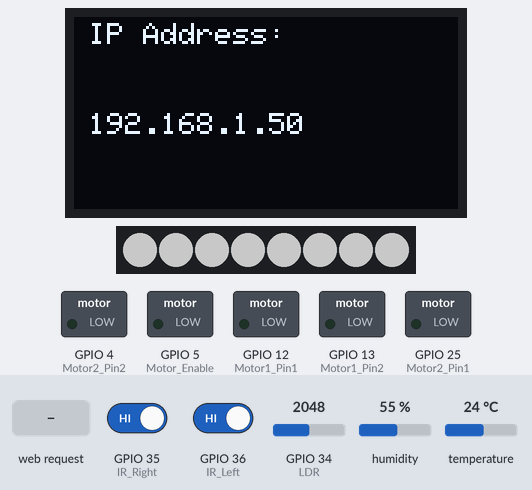
Bench run of a sketch on a simulated ESP32. Shown: 128×64 one-colour display, 8 RGB LEDs in strip order, left to right, switched loads named in the sketch (green lamp = pin HIGH). The inputs (shaded band) are chosen by the test bench; at power-on: GPIO 34 (LDR) = 2048, GPIO 35 (IR_Right) HIGH, GPIO 36 (IR_Left) HIGH, humidity 55 %, temperature 24 °C. Dim RGB values are drawn brighter than linear; WiFi joins after 1.5 s; servers stay silent unless stated; what the sketch prints to the serial monitor is not drawn.

Above: at 2.7 s.
2.8 s: GPIO 34 (LDR) set to 1965
At 3.4 s:
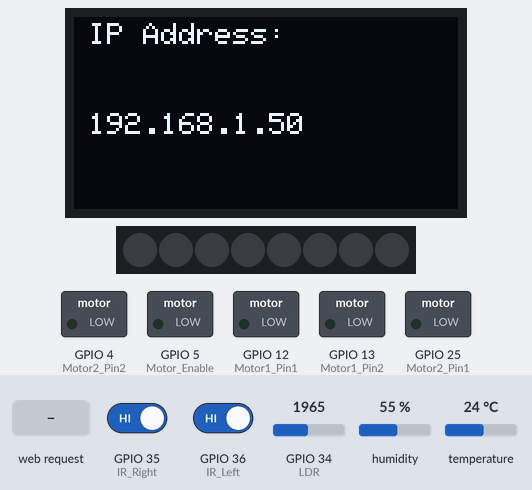
4.3 s: HTTP request GET /drive?auto=120&command=120 received
At 5.2 s:
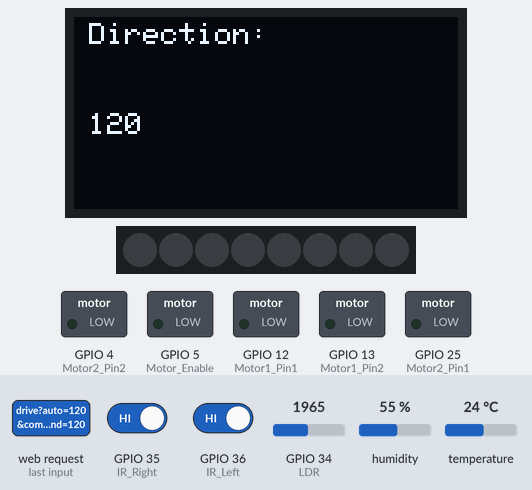
5.8 s: GPIO 34 (LDR) set to 2040
At 6.4 s:
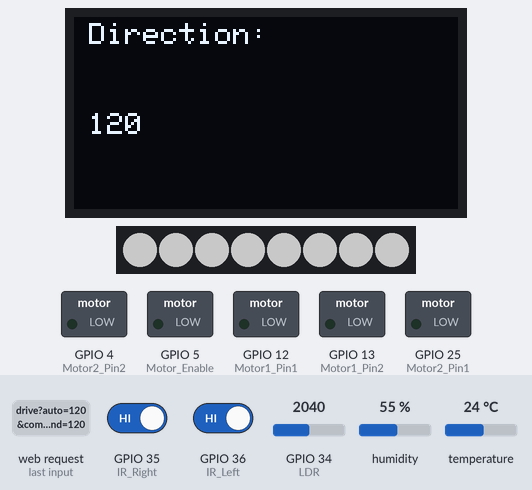
7.3 s: HTTP request GET /mode?auto=true received
At 8.5 s:
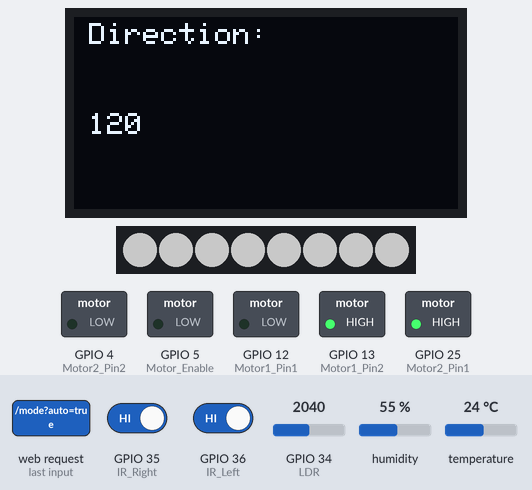
8.8 s: GPIO 35 (IR_Right) driven LOW
At 9.3 s:
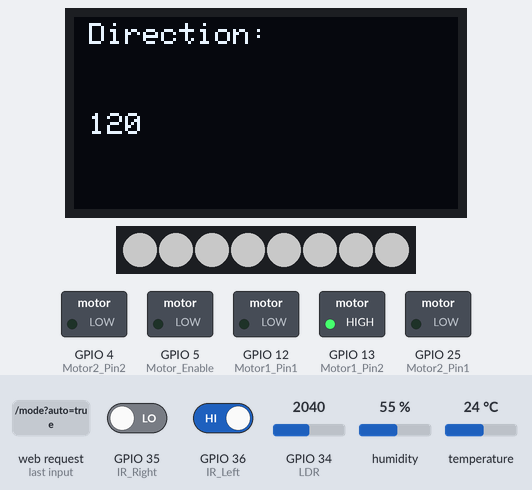
10.3 s: GPIO 34 (LDR) set to 1960
At 11.7 s:
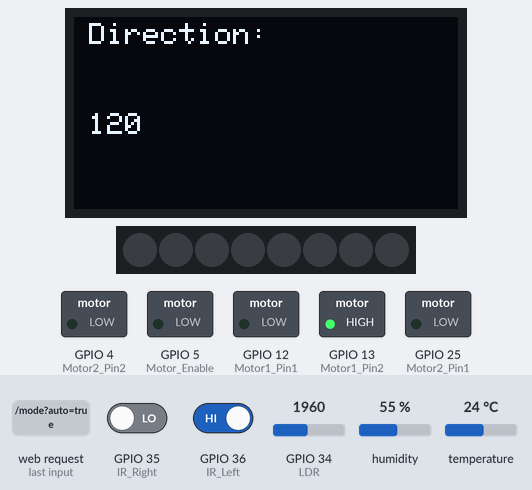
Timing chart, 0 to 12.8 s (numbered marks = the images above; inputs shaded):
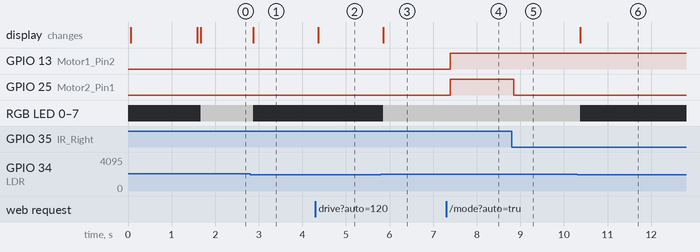

The sketch:

roadeCodeArduino.ino
```cpp
/*
  Road-E Project - Electronics
  author: Ariel Gal
  date: 30-04-2026

  Changes As Date 30-04:
  1. THE CODE IS FINALLY DONE

*/

// Libraries
#include <Wire.h>               // Apply I2C
#include <WiFi.h>               // WIFI
#include <Adafruit_AHTX0.h>     // AHT10
#include <ESP32Servo.h>         // Motor Servo
#include <Adafruit_GFX.h>       // Graphic Screen
#include <Adafruit_SH110X.h>    // Graphic Screen
#include <Adafruit_NeoPixel.h>  // NeoLed
#include <ESPAsyncWebServer.h>  // Host Web Site On ESP

// --- Placeholder HTML for Web Server ---
const char index_html[] PROGMEM = R"rawliteral(
<!DOCTYPE HTML><html>
<head>
  <title>Road-E Dashboard</title>
  <meta name="viewport" content="width=device-width, initial-scale=1">
</head>
<body>
  <h1>Road-E Control Panel</h1>
  <p>System is online.</p>
</body>
</html>
)rawliteral";
// ---------------------------------------

// WiFi Settings
const char *ssid = "d";
const char *password = "arch8912";
AsyncWebServer server(80);

// I2C Defines
#define i2c_Address 0x3c  // i2c for screen and AHT10

// --- MOTOR PINS ---
#define Motor_Enable 5
#define Motor1_Pin1 12
#define Motor1_Pin2 13
#define Motor2_Pin1 25
#define Motor2_Pin2 4

// PWM Settings
#define Frequency 30000
const int resolution = 8;
const int motorSpeed = 80;
const int pwmChannel = 0;

// OLED Screen Defines
#define Screen_Width 128
#define Screen_Height 64
#define OLED_Reset -1
Adafruit_SH1106G display = Adafruit_SH1106G(Screen_Width, Screen_Height, &Wire, OLED_Reset);

// NeoLED Defines
#define NeoLed_Pin 14
#define NumPixels 8
Adafruit_NeoPixel pixels = Adafruit_NeoPixel(NumPixels, NeoLed_Pin, NEO_GRB + NEO_KHZ800);

// HC-SR04
#define Echo_Pin 33
#define Trig_Pin 32

// IR Sensors
#define IR_Left 36
#define IR_Right 35

// AHT10
Adafruit_AHTX0 aht;

// Servo
Servo myServo;
#define Servo_Pin 18

// LDR
#define LDR 34

// Counters, Checkers & Global States
int angle = 180;                   // check for angle of servo
volatile bool isAutoMode = false;  // switcher between AUTO to MANUAL mode
int servoStep = -2;                // stepper for servo rotate
float h = 0.0;                     // for humidity
float t = 0.0;                     // for temperature
const int black = 1;
const int white = 0;

// Function Declarations
void DisplayMessage(String row1, String row2);
int getAngle(int currAngle);
char getIrDirection(int left, int right);
void setColor(int red, int green, int blue);
void moveForward();
void turnRight();
void turnLeft();
void stopCar();
void moveBackward();

void setup() {
  Serial.begin(9600);

  // IR
  pinMode(IR_Left, INPUT);
  pinMode(IR_Right, INPUT);

  // HC-SR04
  pinMode(Echo_Pin, INPUT);
  pinMode(Trig_Pin, OUTPUT);
/*
  // Servo
  myServo.attach(Servo_Pin);
  myServo.write(0);
  delay(500);
  myServo.write(180);
  delay(500);
  myServo.write(90);
*/

  // OLED
  display.begin(i2c_Address, true);
  display.clearDisplay();
  display.display();
  display.setTextColor(SH110X_WHITE, SH110X_BLACK);

  // LDR
  pinMode(LDR, INPUT);

  // AHT10
  if (!aht.begin()) {
    Serial.println("Could Not Find AHT10 Sensor!");
    while (1) delay(10);
  }

  // Neo Led
  pixels.begin();
  pixels.clear();
  pixels.show();

  // Connect Motors
  pinMode(Motor1_Pin1, OUTPUT);
  pinMode(Motor1_Pin2, OUTPUT);
  pinMode(Motor2_Pin1, OUTPUT);
  pinMode(Motor2_Pin2, OUTPUT);

  // Set PWM
  ledcSetup(pwmChannel, Frequency, resolution);
  ledcAttachPin(Motor_Enable, pwmChannel);
  stopCar(); // Ensure car is stopped on boot

  // WiFi Connection
  WiFi.begin(ssid, password);
  Serial.print("Connecting to WiFi");
  while (WiFi.status() != WL_CONNECTED) {
    delay(500);
    Serial.print(".");
  }
  Serial.println("\nConnected to WiFi!");
  Serial.print("IP Address: ");
  Serial.println(WiFi.localIP());
  DisplayMessage("IP Address: ", WiFi.localIP().toString());

  DefaultHeaders::Instance().addHeader("Access-Control-Allow-Origin", "*");
  DefaultHeaders::Instance().addHeader("Access-Control-Allow-Methods", "GET, POST, OPTIONS");
  DefaultHeaders::Instance().addHeader("Access-Control-Allow-Headers", "*");

  server.onNotFound([](AsyncWebServerRequest *request) {
    if (request->method() == HTTP_OPTIONS) {
      request->send(200);
    } else {
      request->send(404);
    }
  });

  // Serve the Web Page
  server.on("/", HTTP_GET, [](AsyncWebServerRequest *request) {
    request->send_P(200, "text/html", index_html);
  });

  server.on("/status", HTTP_GET, [](AsyncWebServerRequest *request) {
    String json = "{\"status\":\"Active\",\"temp\":" + String(t) + ",\"hum\":" + String(h) + ",\"lat\":32.0853,\"lng\":34.7818}";
    request->send(200, "application/json", json);
  });

  // Handle Mode Toggle
  server.on("/mode", HTTP_GET, [](AsyncWebServerRequest *request) {
    if (request->hasParam("auto")) {
      String autoParam = request->getParam("auto")->value();
      autoParam.toLowerCase();

      isAutoMode = (autoParam == "true" || autoParam == "1");

      stopCar();  // Always stop safely when switching modes
      Serial.println(isAutoMode ? "Switched to AUTO" : "Switched to MANUAL");

      request->send(200, "text/plain", "Mode updated");
    } else {
      request->send(400, "text/plain", "Missing auto parameter");
    }
  });

  // Handle Manual Drive Commands
  server.on("/drive", HTTP_GET, [](AsyncWebServerRequest *request) {
    if (isAutoMode) {
      request->send(403, "text/plain", "Ignored: Car is in Auto Mode");
      return;
    }

    if (request->hasParam("command")) {
      String cmd = request->getParam("command")->value();
      DisplayMessage("Direction: ", cmd);

      if (cmd == "F") moveForward();
      else if (cmd == "B") moveBackward();
      else if (cmd == "R") turnRight();
      else if (cmd == "L") turnLeft();
      else stopCar();

      request->send(200, "text/plain", "OK");
    } else {
      request->send(400, "text/plain", "Missing Command");
    }
  });

  server.begin();
}

void loop() {
  // Get Temperature & Humidity
  sensors_event_t humidity, temp;
  aht.getEvent(&humidity, &temp);
  t = temp.temperature;
  h = humidity.relative_humidity;

  int light = analogRead(LDR);

  // Control LEDs based on light
  if (light >= 2000) {
    setColor(100, 100, 100);
  } else {
    setColor(0, 0, 0);
  }

  int leftSide = digitalRead(IR_Left);
  int rightSide = digitalRead(IR_Right);

  // Start rotating the servo
  //myServo.write(angle);
  //angle = getAngle(angle);
  //delay(50); // Reduced delay for smoother multitasking

  if (isAutoMode) {
    char drive = getIrDirection(leftSide, rightSide);
    switch (drive) {
      case 'F': moveForward(); break;
      case 'L': turnLeft(); break;
      case 'R': turnRight(); break;
      case 'S': stopCar(); break;
      case 'B': moveBackward(); break;
    }
  }
}

void DisplayMessage(String row1, String row2) {
  display.clearDisplay();
  display.setTextSize(1);
  display.setCursor(5, 2);
  display.print(row1);
  display.setCursor(5, 32);
  display.print(row2);
  display.display();
}

int getAngle(int currAngle) {
  if (currAngle >= 180) servoStep = -2;
  if (currAngle <= 0) servoStep = 2;
  return currAngle + servoStep;
}

char getIrDirection(int left, int right) {
  if (left == black && right == white) return 'L';
  if (left == black && right == black) return 'F';
  if (left == white && right == black) return 'R';
  return 'S';
}


void setColor(int red, int green, int blue) {
  pixels.clear();
  for (int i = 0; i < NumPixels; i++) {
    pixels.setPixelColor(i, pixels.Color(red, green, blue));
  }
  pixels.show();
}

void moveForward() {
  ledcWrite(Motor_Enable, motorSpeed);
  digitalWrite(Motor1_Pin1, LOW);
  digitalWrite(Motor1_Pin2, HIGH);
  digitalWrite(Motor2_Pin1, HIGH);
  digitalWrite(Motor2_Pin2, LOW);
}

void moveBackward() {
  ledcWrite(pwmChannel, motorSpeed);
  digitalWrite(Motor1_Pin1, HIGH);
  digitalWrite(Motor1_Pin2, LOW);
  digitalWrite(Motor2_Pin1, LOW);
  digitalWrite(Motor2_Pin2, HIGH);
}

void turnRight() {
  ledcWrite(Motor_Enable, motorSpeed);
  digitalWrite(Motor1_Pin1, LOW);
  digitalWrite(Motor1_Pin2, LOW);
  digitalWrite(Motor2_Pin1, HIGH);
  digitalWrite(Motor2_Pin2, LOW);
}

void turnLeft() {
  ledcWrite(Motor_Enable, motorSpeed);
  digitalWrite(Motor1_Pin1, LOW);
  digitalWrite(Motor1_Pin2, HIGH);
  digitalWrite(Motor2_Pin1, LOW);
  digitalWrite(Motor2_Pin2, LOW);
}

void stopCar() {
  ledcWrite(Motor_Enable, 0);
  digitalWrite(Motor1_Pin1, LOW);
  digitalWrite(Motor1_Pin2, LOW);
  digitalWrite(Motor2_Pin1, LOW);
  digitalWrite(Motor2_Pin2, LOW);
}
```

Measured:
- the behaviour switches between 2000 and 1999 on GPIO 34 (LDR) (found by bisection; images 0 and 1)
- after the input at 2.8 s, RGB LED 0–7: RGB(100, 100, 100) → off after 0.08 s
- after the input at 4.3 s, the display: changes after 0.06 s (image 2)
- after the input at 5.8 s, RGB LED 0–7: off → RGB(100, 100, 100) after 0.06 s
- after the input at 7.3 s, GPIO 13 (Motor1_Pin2), GPIO 25 (Motor2_Pin1): LOW → HIGH after 0.09 s
- after the input at 8.8 s, GPIO 25 (Motor2_Pin1): HIGH → LOW after 0.05 s
- after the input at 10.3 s, RGB LED 0–7: RGB(100, 100, 100) → off after 0.08 s
